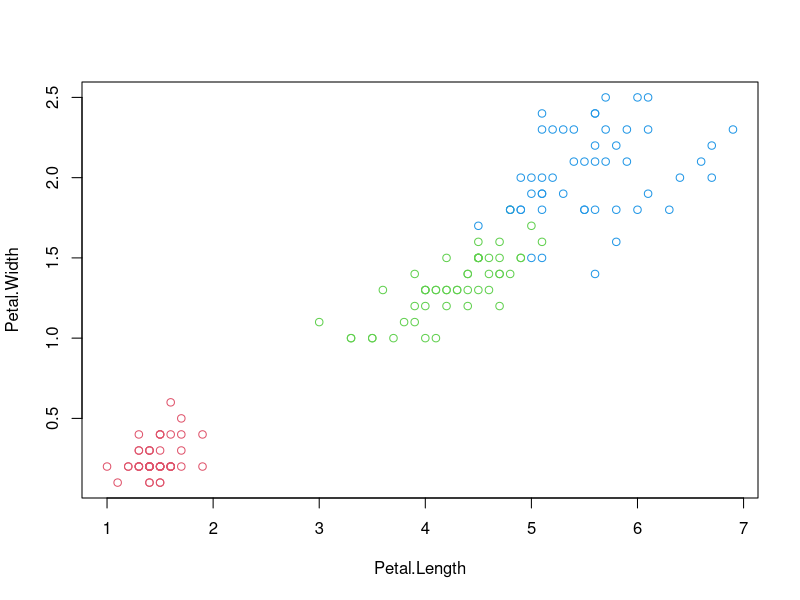
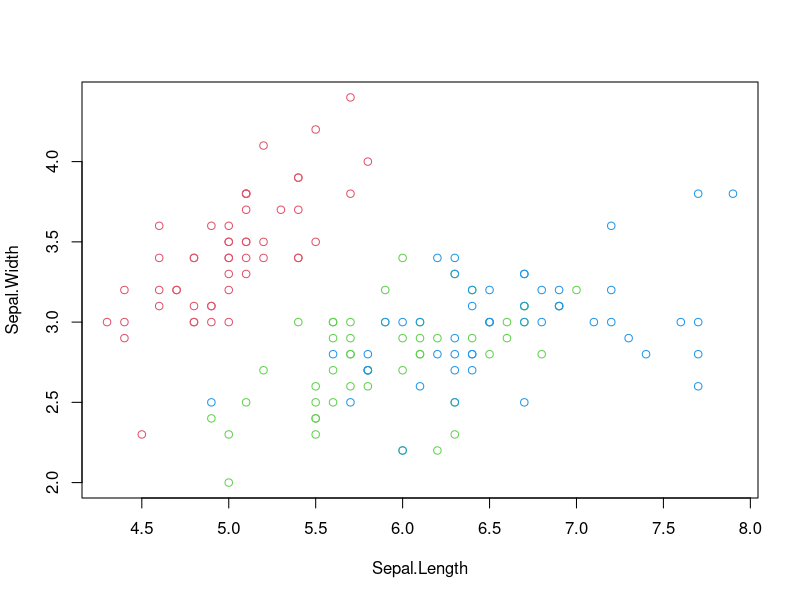

The R source for these figures, in order: (Note: this script raises an error after producing the figures.)
## ---- chunk 1
print("Hello R World!")
## ---- chunk 2
print("Hello R World with echo=FALSE!")
## ---- chunk 3
if (!dir.exists("r-images")) {
    dir.create("r-images")
}
png("r-images/iris.png")
with(iris,plot(Sepal.Width ~ Sepal.Length,col=as.numeric(Species)+1))
dev.off()
## ---- chunk 4
with(iris,plot(Petal.Width ~ Petal.Length,col=as.numeric(Species)+1))
## ---- chunk 5
df2md(head(iris))
